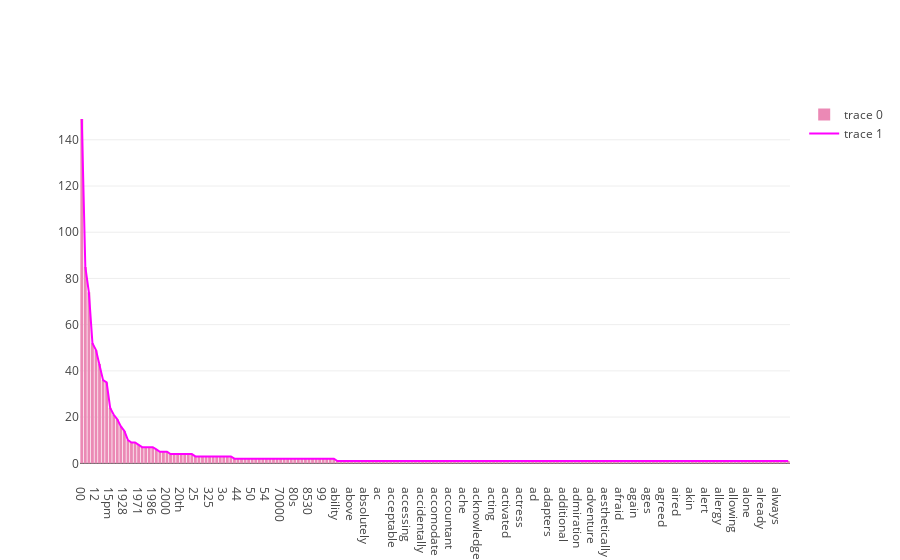

Notebook code cell kept with this figure:
### Code cell
# The number of terms on x-axis were reduced become 200 and sorted by frequency instead of alphabetical order
bar = go.Bar(x = (count_vect.get_feature_names()), 
            y = sorted(term_frequencies[:200],reverse = True),
            marker = dict(color = '#EB89B5'))
line = go.Scatter(x = (count_vect.get_feature_names()), 
            y = sorted(term_frequencies[:200],reverse = True),
            marker = dict(color = 'magenta'))

data = [bar, line]
# py.iplot(data, filename = 'jupyter-bar-longtail-score')
py.offline.iplot(data, filename = 'jupyter-bar-longtail-score')

### Figure 1 — Plotly figure (JSON) as saved in the notebook; plotly's stock layout.template omitted (floating-point values rounded to 4 significant figures; data arrays with more than 128 entries replaced by an {"elided": "..."} marker saying what was removed)
{"data": [{"marker": {"color": "#EB89B5"}, "type": "bar", "uid": "5b230bc8-dabb-11e8-8eb1-406c8f1e7bab", "x": {"elided": "5155 str values"}, "y": {"elided": "200 int values"}}, {"marker": {"color": "magenta"}, "type": "scatter", "uid": "5b230e70-dabb-11e8-8eb1-406c8f1e7bab", "x": {"elided": "5155 str values"}, "y": {"elided": "200 int values"}}], "layout": {}}
